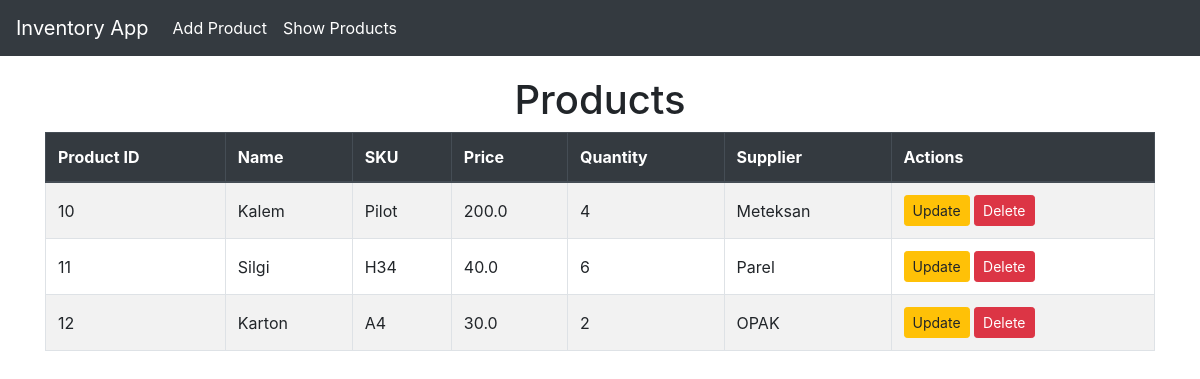
The page /list/ on the database as committed earlier.
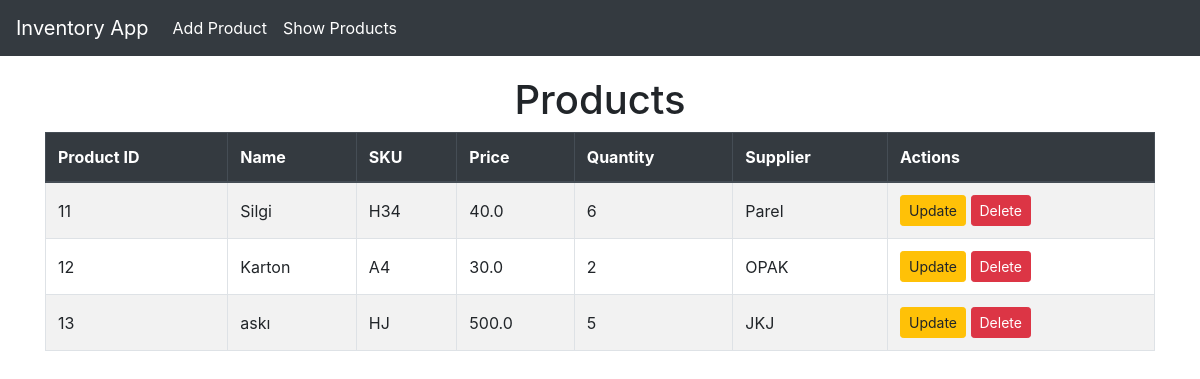
The same page on the database as committed later.
### invApp/models.py (models this page shows, shortened)
class Product(models.Model):
    product_id = models.AutoField(primary_key=True)
    name = models.CharField(max_length=100)
    sku = models.CharField(max_length=50, unique=True)
    price = models.FloatField()
    quantity = models.IntegerField()
    supplier = models.CharField(max_length=100)

### invApp/views.py (the view)
# urls.py: path("list/", views.product_list_view, name="product_list"),
def product_list_view(request):
    products = Product.objects.all()
    return render(request, "invApp/product_list.html", {"products": products})

### invApp/templates/invApp/product_list.html (shortened to what this page needs)
{% extends "invApp/layout.html" %}
{% block content %}
  <h1 class="text-center">Products</h1>
  <table class="table table-bordered table-striped table-hover">
    <thead class="thead-dark">
      <th>Product ID</th>
      <th>Name</th>
      <th>SKU</th>
      <th>Price</th>
      <th>Quantity</th>
      <th>Supplier</th>
      <th>Actions</th>
    </thead>
    <tbody>
      {% for product in products %}
        <tr>
          <td>{{ product.product_id }}</td>
          <td>{{ product.name }}</td>
          <td>{{ product.sku }}</td>
          <td>{{ product.price }}</td>
          <td>{{ product.quantity }}</td>
          <td>{{ product.supplier }}</td>
          <td>
            <a href="{% url 'product_update' product.product_id %}"
               class="btn btn-warning btn-sm">Update</a>
            <a href="{% url 'product_delete' product.product_id %}"
               class="btn btn-danger btn-sm">Delete</a>
          </td>
        </tr>
      {% endfor %}
    </tbody>
  </table>
{% endblock content %}

### invApp/templates/invApp/layout.html (shortened to what this page needs)
<!DOCTYPE html>
<html lang="en">
  <head>
    <link href="https://cdn.jsdelivr.net/npm/bootstrap@4.5.2/dist/css/bootstrap.min.css"
          rel="stylesheet" />
  </head>
  <body>
    <nav class="navbar navbar-expand-lg navbar-dark fixed-top">
      <a class="navbar-brand" href="{% url 'home' %}">Inventory App</a>
      <div class="collapse navbar-collapse" id="navbarNav">
        <ul class="navbar-nav">
          <li class="nav-item">
            <a class="nav-link" href="{% url 'product_create' %}">Add Product</a>
          </li>
          <li class="nav-item">
            <a class="nav-link" href="{% url 'product_list' %}">Show Products</a>
          </li>
        </ul>
      </div>
    </nav>
    <div class="container">
      {% block content %}
      {% endblock content %}
    </div>
  </body>
</html>

### invApp/templates/invApp/layout.html (style rules this page uses)
body { padding-top: 56px; }
.navbar { background-color: #343a40; }
.navbar-brand, .nav-link { color: #fff !important; }
.container { margin-top: 20px; }
.table th, .table td { vertical-align: middle; }

Rows that differ between the two databases and show on the page:
removed Product: product_id "10", name "Kalem", sku "Pilot", price "200.0", quantity "4", supplier "Meteksan"
added Product: product_id "13", name "askı", sku "HJ", price "500.0", quantity "5", supplier "JKJ"
